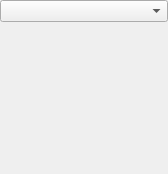
<?xml version="1.0" encoding="UTF-8"?>
<ui version="4.0">
 <class>emoticonsSelector</class>
 <widget class="QWidget" name="emoticonsSelector">
  <property name="geometry">
   <rect>
    <x>0</x>
    <y>0</y>
    <width>168</width>
    <height>174</height>
   </rect>
  </property>
  <property name="windowTitle">
   <string>Form</string>
  </property>
  <layout class="QGridLayout" name="gridLayout">
   <property name="margin">
    <number>0</number>
   </property>
   <item row="0" column="0">
    <widget class="QComboBox" name="themeSelector"/>
   </item>
   <item row="1" column="0">
    <widget class="QWidget" name="emoticons" native="true"/>
   </item>
  </layout>
 </widget>
 <resources/>
 <connections/>
</ui>
